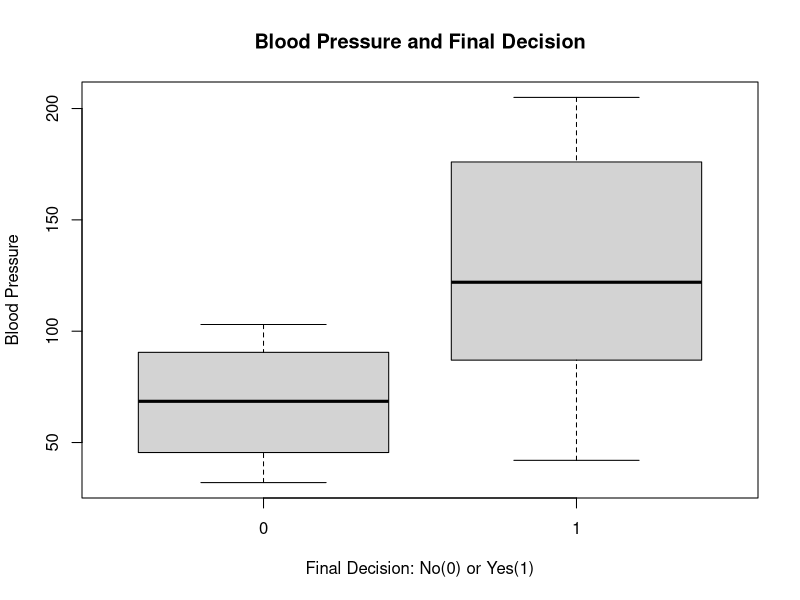
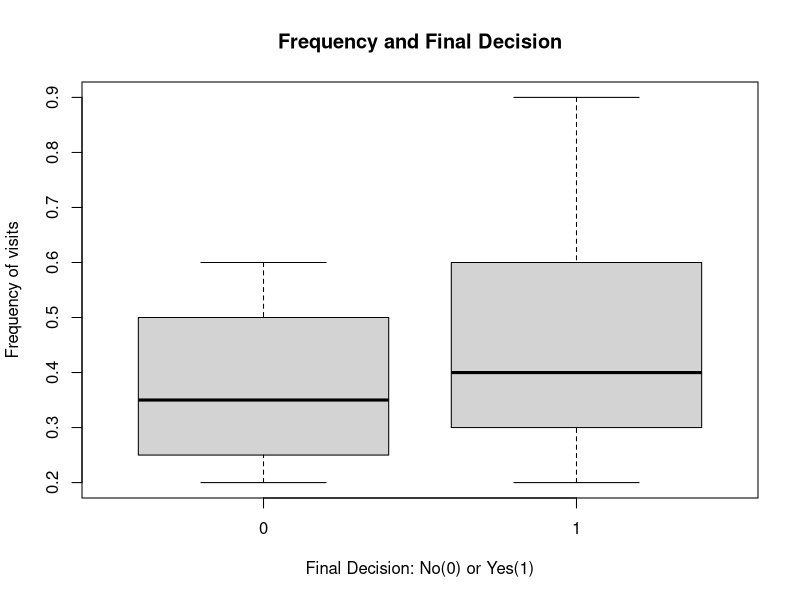

Recreate these plots in R, in order.
# Enter the data
Freq<-c(0.6,0.3,0.4,0.4,0.2,0.6,0.3,0.4,0.9,0.2)
Bloodp<-c(103,87,32,42,59,109,78,205,135,176)
first<-c(1,1,1,1,0,0,0,0,NA,1)
second<-c(0,0,1,1,0,0,1,1,1,1)
finaldecision<-c(0,1,0,1,0,1,0,1,1,1)

# Create a data frame with all the variables
hospitalstats<-data.frame(Freq,Bloodp,first,second,finaldecision)

# Create a boxplot that looks at blood pressure as the continuous variable and the final decision as the categorical variable
boxplot(Bloodp~finaldecision, main="Blood Pressure and Final Decision", ylab="Blood Pressure", xlab="Final Decision: No(0) or Yes(1)")

# Bonus: Create a boxplot to examine whether the frequency of the visits predicted the final decision
boxplot(Freq~finaldecision, main="Frequency and Final Decision", ylab="Frequency of visits", xlab="Final Decision: No(0) or Yes(1)")

